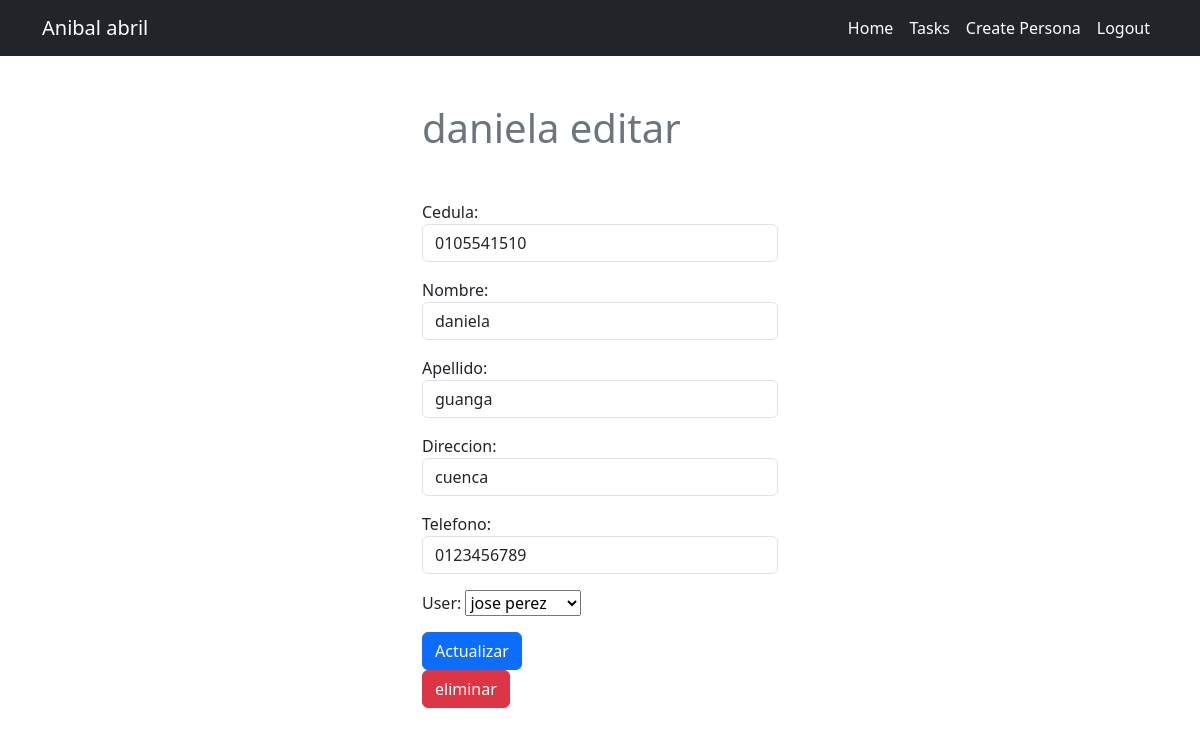
The page /tasks/2/ (signed in) on the database its author committed.
### tasks/models.py (models this page shows, shortened)
class Estudiante (models.Model):
    cedula =models.CharField(max_length=10)
    nombre =models.TextField(blank=True,max_length=50)
    apellido=models.TextField(blank=True,max_length=50)
    direccion=models.TextField(blank=True,max_length=100)
    telefono=models.TextField(blank=True,max_length=10)
    user = models.ForeignKey(User,on_delete=models.CASCADE)

### tasks/views.py (the view, shortened to what this page needs)
# urls.py: path('tasks/<int:task_id>/',views.crearpersona_detalle, name='crearpersona_detalle'),
@login_required
def crearpersona_detalle(request,task_id):
    if request.method == 'GET':
        task= get_object_or_404(Estudiante,pk=task_id, user=request.user)
        form = TaskForm(instance=task)
        print(task_id)
        return render(request,'crear_personadetalles.html',{'task':task,'form'  :form})

### tasks/forms.py
class TaskForm(forms.ModelForm):
    class Meta:
        model = Estudiante
        fields = ['cedula','nombre','apellido','direccion','telefono','user']
        widgets = {
            'cedula': forms.TextInput(attrs={'class': 'form-control' ,'placeholder':'Escribe tu cedula'}),
            'nombre': forms.TextInput(attrs={'class': 'form-control' ,'placeholder':'Escribe tu nombre'}),
            'apellido': forms.TextInput(attrs={'class': 'form-control' ,'placeholder':'Escribe tu apellido'}),
            'direccion': forms.TextInput(attrs={'class': 'form-control' ,'placeholder':'Escribe tu direccion'}),
            'telefono': forms.TextInput(attrs={'class': 'form-control' ,'placeholder':'Escribe tu telefono'}),
        }

### tasks/templates/crear_personadetalles.html (shortened to what this page needs)
{% extends "base.html" %}
{% block content %}
    <main class="container">
        <div class="row">
            <div class="col-md-4 offset-md-4 mt-5">
                <h1 class="text-secondary" >{{task.nombre}} editar</h1>
                <div class="mt-5 ">
                    <form method="POST">
                        {{form.as_p}}
                        <button class="btn btn-primary">
                            Actualizar
                        </button>
                    </form>
                    <form action="{% url 'delete_persona' task.id %}" method="POST">
                        <button class="btn btn-danger">
                            eliminar
                        </button>
                    </form>
                </div>
            </div>
        </div>
    </main>
{% endblock %}

### rows shown on the page
Estudiante: nombre "daniela", cedula "0105541510", apellido "guanga", direccion "cuenca", telefono "0123456789", user "jose perez"
